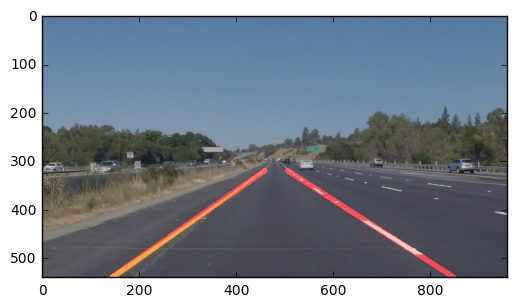
#> input picture test_images/solidYellowLeft.png, 517 x 307 px, given in place of solidYellowLeft.jpg, which was not available
$ jupyter execute --allow-errors P1.ipynb   (shell and % lines are left out)   (older library calls are emulated)   (text cells are left out)
#> lines starting #> are read from the running program, lines starting #| are printed output that depends on the picture
[cell 1]
#importing some useful packages
import matplotlib.pyplot as plt
import matplotlib.image as mpimg
import numpy as np
import cv2

[cell 2]
#reading in an image
image = mpimg.imread('test_images/solidYellowLeft.jpg')
#> image is the input picture: shape (307, 517, 4) float32; mean R, G, B, A 0.283, 0.316, 0.356, 0.776
#printing out some stats and plotting
print('This image is:', type(image), 'with dimesions:', image.shape)
#| This image is: <class 'numpy.ndarray'> with dimesions: (307, 517, 4)
plt.imshow(image)  #call as plt.imshow(gray, cmap='gray') to show a grayscaled image

[cell 3]
import math

def grayscale(img):
    """Applies the Grayscale transform
    This will return an image with only one color channel
    but NOTE: to see the returned image as grayscale
    you should call plt.imshow(gray, cmap='gray')"""
    return cv2.cvtColor(img, cv2.COLOR_BGR2GRAY)
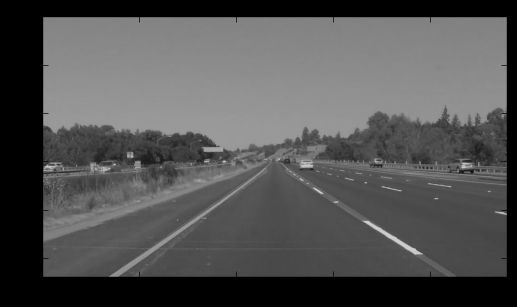
#> returned value: shape (307, 517) float32; min 0, max 0.818, mean 0.325

def canny(img, low_threshold, high_threshold):
    """Applies the Canny transform"""
    return cv2.Canny(img, low_threshold, high_threshold)

def gaussian_blur(img, kernel_size):
    """Applies a Gaussian Noise kernel"""
#> called with kernel_size = 3
    return cv2.GaussianBlur(img, (kernel_size, kernel_size), 0)

# [141 lines left out: functions region_of_interest, draw_lines, hough_lines, weighted_img, not called in this run]

# Make the image grayscale
gray = grayscale(image)
# Blur the image to get not so spurious edges
gray_gauss = gaussian_blur(gray,3)
# detect cv2 edges using canny algorithm
#> (the rest of this cell did not finish here and is left out)

# cut to region of interest
imshape = image.shape # 540,960,3
edges_roi = region_of_interest(edges,np.array([[(imshape[1]/7.5,imshape[0]),(imshape[1]/2.4, imshape[0]/1.7),\
                                                (imshape[1]/1.7, imshape[0]/1.7),(imshape[1]/1.06,imshape[0])]], dtype=np.int32))
# generate hough lines
hlines = hough_lines(edges_roi,1,np.pi/180,15,20,5)
# color them nicely
wlines = weighted_img(hlines,image)
# show
plt.imshow(wlines)


$ run again, with test_images/solidYellowCurve2.png copied over test_images/solidYellowLeft.png
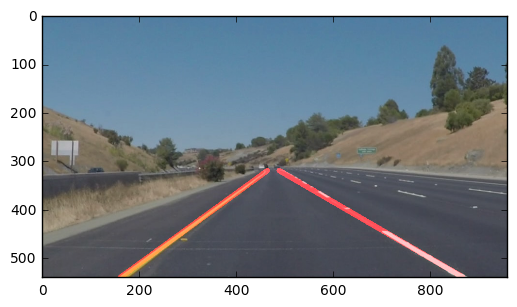
#> input picture test_images/solidYellowCurve2.png, 517 x 307 px, given in place of solidYellowLeft.jpg, which was not available
#> image is the input picture: shape (307, 517, 4) float32; mean R, G, B, A 0.293, 0.328, 0.358, 0.776
#| This image is: <class 'numpy.ndarray'> with dimesions: (307, 517, 4)
#> in grayscale, `return cv2.cvtColor(img, cv2.COLOR_BGR2GRAY)`:
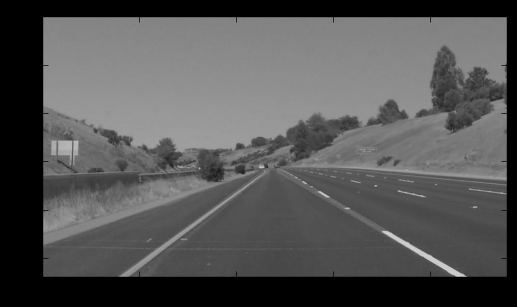
#> returned value: shape (307, 517) float32; min 0, max 0.817, mean 0.333
